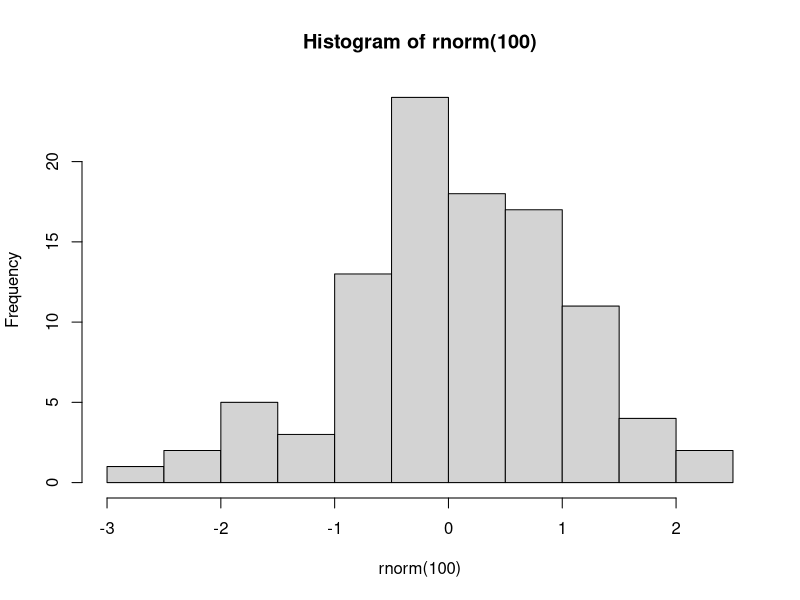

Write R code to recreate this figure.
## ---- chunk 1
knitr::knit_engines$set(webr = function(options) {
  knitr:::one_string(c(
    paste0("```{.", options$original.params.src ,"}"),
    options$yaml.code,
    options$code,
    "```"
  ))
})
## ---- chunk 2
x <- 1234
y <- 4567
x + y
c("a", "b", "c")
foo <- function (x) { 1 + sin(x); }
message("hi")
warning("hi")
hist(rnorm(100))
